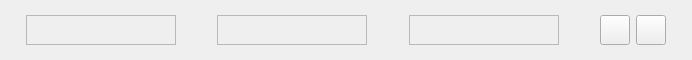
<?xml version="1.0" encoding="UTF-8"?>
<ui version="4.0">
 <class>DataEntryWidget</class>
 <widget class="QWidget" name="DataEntryWidget">
  <property name="geometry">
   <rect>
    <x>0</x>
    <y>0</y>
    <width>692</width>
    <height>60</height>
   </rect>
  </property>
  <property name="minimumSize">
   <size>
    <width>0</width>
    <height>60</height>
   </size>
  </property>
  <property name="windowTitle">
   <string>Form</string>
  </property>
  <layout class="QGridLayout" name="gridLayout">
   <item row="1" column="3">
    <widget class="SecureLabel" name="passwordLabel">
     <property name="minimumSize">
      <size>
       <width>150</width>
       <height>30</height>
      </size>
     </property>
     <property name="styleSheet">
      <string notr="true">SecureLabel {
  	border: none;
    background: transparent;
}</string>
     </property>
     <property name="frameShape">
      <enum>QFrame::Shape::StyledPanel</enum>
     </property>
     <property name="frameShadow">
      <enum>QFrame::Shadow::Raised</enum>
     </property>
    </widget>
   </item>
   <item row="1" column="5">
    <widget class="SecureLabel" name="loginLabel">
     <property name="minimumSize">
      <size>
       <width>150</width>
       <height>30</height>
      </size>
     </property>
     <property name="styleSheet">
      <string notr="true">SecureLabel {
  	border: none;
    background: transparent;
}</string>
     </property>
     <property name="frameShape">
      <enum>QFrame::Shape::StyledPanel</enum>
     </property>
     <property name="frameShadow">
      <enum>QFrame::Shadow::Raised</enum>
     </property>
    </widget>
   </item>
   <item row="1" column="0">
    <spacer name="horizontalSpacer">
     <property name="orientation">
      <enum>Qt::Orientation::Horizontal</enum>
     </property>
     <property name="sizeType">
      <enum>QSizePolicy::Policy::Minimum</enum>
     </property>
     <property name="sizeHint" stdset="0">
      <size>
       <width>15</width>
       <height>30</height>
      </size>
     </property>
    </spacer>
   </item>
   <item row="1" column="2">
    <spacer name="horizontalSpacer_3">
     <property name="orientation">
      <enum>Qt::Orientation::Horizontal</enum>
     </property>
     <property name="sizeType">
      <enum>QSizePolicy::Policy::MinimumExpanding</enum>
     </property>
     <property name="sizeHint" stdset="0">
      <size>
       <width>30</width>
       <height>30</height>
      </size>
     </property>
    </spacer>
   </item>
   <item row="1" column="7">
    <widget class="QPushButton" name="showButton">
     <property name="minimumSize">
      <size>
       <width>30</width>
       <height>30</height>
      </size>
     </property>
     <property name="maximumSize">
      <size>
       <width>30</width>
       <height>30</height>
      </size>
     </property>
     <property name="text">
      <string/>
     </property>
     <property name="iconSize">
      <size>
       <width>25</width>
       <height>25</height>
      </size>
     </property>
    </widget>
   </item>
   <item row="2" column="3">
    <spacer name="verticalSpacer">
     <property name="orientation">
      <enum>Qt::Orientation::Vertical</enum>
     </property>
     <property name="sizeType">
      <enum>QSizePolicy::Policy::Maximum</enum>
     </property>
     <property name="sizeHint" stdset="0">
      <size>
       <width>20</width>
       <height>20</height>
      </size>
     </property>
    </spacer>
   </item>
   <item row="1" column="8">
    <widget class="QPushButton" name="deleteButton">
     <property name="minimumSize">
      <size>
       <width>30</width>
       <height>30</height>
      </size>
     </property>
     <property name="maximumSize">
      <size>
       <width>30</width>
       <height>30</height>
      </size>
     </property>
     <property name="text">
      <string/>
     </property>
     <property name="iconSize">
      <size>
       <width>25</width>
       <height>25</height>
      </size>
     </property>
    </widget>
   </item>
   <item row="1" column="6">
    <spacer name="horizontalSpacer_2">
     <property name="orientation">
      <enum>Qt::Orientation::Horizontal</enum>
     </property>
     <property name="sizeType">
      <enum>QSizePolicy::Policy::MinimumExpanding</enum>
     </property>
     <property name="sizeHint" stdset="0">
      <size>
       <width>30</width>
       <height>30</height>
      </size>
     </property>
    </spacer>
   </item>
   <item row="1" column="1">
    <widget class="SecureLabel" name="urlLabel">
     <property name="minimumSize">
      <size>
       <width>150</width>
       <height>30</height>
      </size>
     </property>
     <property name="styleSheet">
      <string notr="true">SecureLabel {
  	border: none;
    background: transparent;
 /* 	
	margin-top: 50px;
	margin-right: 50px;
	margin-bottom: 50px;
	margin-left: 50px;
*/
}</string>
     </property>
     <property name="frameShape">
      <enum>QFrame::Shape::StyledPanel</enum>
     </property>
     <property name="frameShadow">
      <enum>QFrame::Shadow::Raised</enum>
     </property>
    </widget>
   </item>
   <item row="0" column="3">
    <spacer name="verticalSpacer_2">
     <property name="orientation">
      <enum>Qt::Orientation::Vertical</enum>
     </property>
     <property name="sizeType">
      <enum>QSizePolicy::Policy::Maximum</enum>
     </property>
     <property name="sizeHint" stdset="0">
      <size>
       <width>20</width>
       <height>20</height>
      </size>
     </property>
    </spacer>
   </item>
   <item row="1" column="4">
    <spacer name="horizontalSpacer_4">
     <property name="orientation">
      <enum>Qt::Orientation::Horizontal</enum>
     </property>
     <property name="sizeType">
      <enum>QSizePolicy::Policy::MinimumExpanding</enum>
     </property>
     <property name="sizeHint" stdset="0">
      <size>
       <width>30</width>
       <height>30</height>
      </size>
     </property>
    </spacer>
   </item>
   <item row="1" column="9">
    <spacer name="horizontalSpacer_5">
     <property name="orientation">
      <enum>Qt::Orientation::Horizontal</enum>
     </property>
     <property name="sizeType">
      <enum>QSizePolicy::Policy::Minimum</enum>
     </property>
     <property name="sizeHint" stdset="0">
      <size>
       <width>15</width>
       <height>30</height>
      </size>
     </property>
    </spacer>
   </item>
  </layout>
 </widget>
 <customwidgets>
  <customwidget>
   <class>SecureLabel</class>
   <extends>QFrame</extends>
   <header location="global">common/secure_label.h</header>
   <container>1</container>
  </customwidget>
 </customwidgets>
 <resources/>
 <connections/>
</ui>
